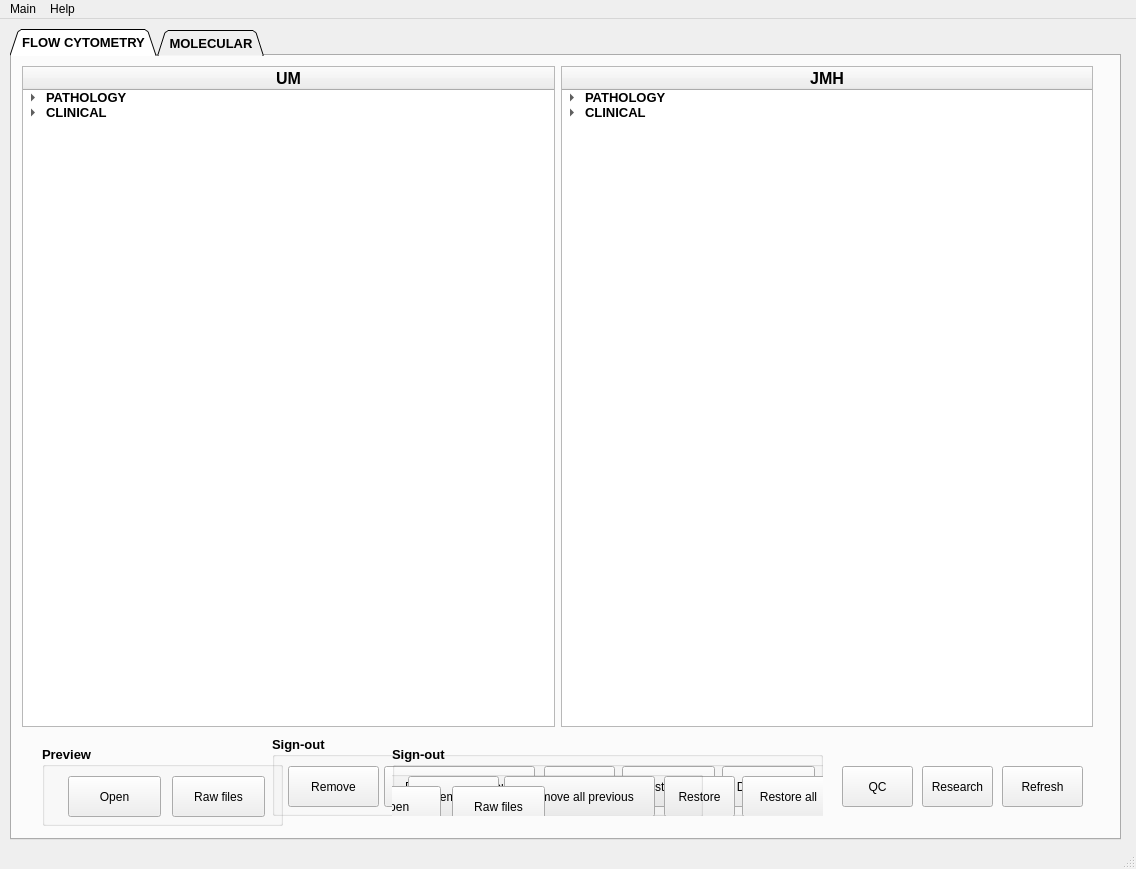
<?xml version="1.0" encoding="UTF-8"?>
<ui version="4.0">
 <class>MainWindow</class>
 <widget class="QMainWindow" name="MainWindow">
  <property name="geometry">
   <rect>
    <x>0</x>
    <y>0</y>
    <width>1136</width>
    <height>869</height>
   </rect>
  </property>
  <property name="windowTitle">
   <string>Flow Cytometry Case Manager</string>
  </property>
  <property name="windowIcon">
   <iconset>
    <normaloff>Untitled.png</normaloff>Untitled.png</iconset>
  </property>
  <widget class="QWidget" name="centralwidget">
   <widget class="QTabWidget" name="tabWidget">
    <property name="enabled">
     <bool>true</bool>
    </property>
    <property name="geometry">
     <rect>
      <x>10</x>
      <y>10</y>
      <width>1111</width>
      <height>811</height>
     </rect>
    </property>
    <property name="font">
     <font>
      <pointsize>10</pointsize>
      <weight>75</weight>
      <italic>false</italic>
      <bold>true</bold>
     </font>
    </property>
    <property name="mouseTracking">
     <bool>false</bool>
    </property>
    <property name="toolTip">
     <string/>
    </property>
    <property name="statusTip">
     <string/>
    </property>
    <property name="tabShape">
     <enum>QTabWidget::Triangular</enum>
    </property>
    <property name="currentIndex">
     <number>0</number>
    </property>
    <property name="movable">
     <bool>true</bool>
    </property>
    <widget class="QWidget" name="tab_jmh">
     <attribute name="title">
      <string>FLOW CYTOMETRY</string>
     </attribute>
     <widget class="QGroupBox" name="groupBox_2">
      <property name="geometry">
       <rect>
        <x>30</x>
        <y>690</y>
        <width>241</width>
        <height>80</height>
       </rect>
      </property>
      <property name="title">
       <string>Preview</string>
      </property>
      <widget class="QPushButton" name="jmh_patho_openbtn">
       <property name="geometry">
        <rect>
         <x>26</x>
         <y>30</y>
         <width>93</width>
         <height>41</height>
        </rect>
       </property>
       <property name="font">
        <font>
         <pointsize>9</pointsize>
         <weight>50</weight>
         <bold>false</bold>
        </font>
       </property>
       <property name="text">
        <string>Open</string>
       </property>
      </widget>
      <widget class="QPushButton" name="jmh_patho_openbtn_2">
       <property name="geometry">
        <rect>
         <x>130</x>
         <y>30</y>
         <width>93</width>
         <height>41</height>
        </rect>
       </property>
       <property name="font">
        <font>
         <pointsize>9</pointsize>
         <weight>50</weight>
         <bold>false</bold>
        </font>
       </property>
       <property name="text">
        <string>Raw files</string>
       </property>
      </widget>
     </widget>
     <widget class="QGroupBox" name="groupBox">
      <property name="geometry">
       <rect>
        <x>260</x>
        <y>680</y>
        <width>551</width>
        <height>80</height>
       </rect>
      </property>
      <property name="title">
       <string>Sign-out</string>
      </property>
      <widget class="QPushButton" name="jmh_patho_removebtn">
       <property name="geometry">
        <rect>
         <x>16</x>
         <y>30</y>
         <width>91</width>
         <height>41</height>
        </rect>
       </property>
       <property name="font">
        <font>
         <pointsize>9</pointsize>
         <weight>50</weight>
         <bold>false</bold>
        </font>
       </property>
       <property name="text">
        <string>Remove</string>
       </property>
      </widget>
      <widget class="QPushButton" name="jmh_patho_removeprevbtn">
       <property name="geometry">
        <rect>
         <x>112</x>
         <y>30</y>
         <width>151</width>
         <height>41</height>
        </rect>
       </property>
       <property name="font">
        <font>
         <pointsize>9</pointsize>
         <weight>50</weight>
         <bold>false</bold>
        </font>
       </property>
       <property name="text">
        <string>Remove all previous</string>
       </property>
      </widget>
      <widget class="QPushButton" name="jmh_patho_donebtn">
       <property name="geometry">
        <rect>
         <x>272</x>
         <y>30</y>
         <width>71</width>
         <height>41</height>
        </rect>
       </property>
       <property name="font">
        <font>
         <pointsize>9</pointsize>
         <weight>50</weight>
         <bold>false</bold>
        </font>
       </property>
       <property name="text">
        <string>Restore</string>
       </property>
      </widget>
      <widget class="QPushButton" name="jmh_patho_donebtn_2">
       <property name="geometry">
        <rect>
         <x>450</x>
         <y>30</y>
         <width>93</width>
         <height>41</height>
        </rect>
       </property>
       <property name="font">
        <font>
         <pointsize>9</pointsize>
         <weight>50</weight>
         <bold>false</bold>
        </font>
       </property>
       <property name="text">
        <string>Done cases</string>
       </property>
      </widget>
      <widget class="QPushButton" name="jmh_patho_donebtn_3">
       <property name="geometry">
        <rect>
         <x>350</x>
         <y>30</y>
         <width>93</width>
         <height>41</height>
        </rect>
       </property>
       <property name="font">
        <font>
         <pointsize>9</pointsize>
         <weight>50</weight>
         <bold>false</bold>
        </font>
       </property>
       <property name="text">
        <string>Restore all</string>
       </property>
      </widget>
      <widget class="QGroupBox" name="groupBox_3">
       <property name="geometry">
        <rect>
         <x>120</x>
         <y>10</y>
         <width>551</width>
         <height>80</height>
        </rect>
       </property>
       <property name="title">
        <string>Sign-out</string>
       </property>
       <widget class="QPushButton" name="jmh_patho_removebtn_2">
        <property name="geometry">
         <rect>
          <x>16</x>
          <y>30</y>
          <width>91</width>
          <height>41</height>
         </rect>
        </property>
        <property name="font">
         <font>
          <pointsize>9</pointsize>
          <weight>50</weight>
          <bold>false</bold>
         </font>
        </property>
        <property name="text">
         <string>Remove</string>
        </property>
       </widget>
       <widget class="QPushButton" name="jmh_patho_removeprevbtn_2">
        <property name="geometry">
         <rect>
          <x>112</x>
          <y>30</y>
          <width>151</width>
          <height>41</height>
         </rect>
        </property>
        <property name="font">
         <font>
          <pointsize>9</pointsize>
          <weight>50</weight>
          <bold>false</bold>
         </font>
        </property>
        <property name="text">
         <string>Remove all previous</string>
        </property>
       </widget>
       <widget class="QPushButton" name="jmh_patho_donebtn_4">
        <property name="geometry">
         <rect>
          <x>272</x>
          <y>30</y>
          <width>71</width>
          <height>41</height>
         </rect>
        </property>
        <property name="font">
         <font>
          <pointsize>9</pointsize>
          <weight>50</weight>
          <bold>false</bold>
         </font>
        </property>
        <property name="text">
         <string>Restore</string>
        </property>
       </widget>
       <widget class="QPushButton" name="jmh_patho_donebtn_5">
        <property name="geometry">
         <rect>
          <x>450</x>
          <y>30</y>
          <width>93</width>
          <height>41</height>
         </rect>
        </property>
        <property name="font">
         <font>
          <pointsize>9</pointsize>
          <weight>50</weight>
          <bold>false</bold>
         </font>
        </property>
        <property name="text">
         <string>Done cases</string>
        </property>
       </widget>
       <widget class="QPushButton" name="jmh_patho_donebtn_6">
        <property name="geometry">
         <rect>
          <x>350</x>
          <y>30</y>
          <width>93</width>
          <height>41</height>
         </rect>
        </property>
        <property name="font">
         <font>
          <pointsize>9</pointsize>
          <weight>50</weight>
          <bold>false</bold>
         </font>
        </property>
        <property name="text">
         <string>Restore all</string>
        </property>
       </widget>
       <widget class="QGroupBox" name="groupBox_4">
        <property name="geometry">
         <rect>
          <x>-70</x>
          <y>10</y>
          <width>381</width>
          <height>61</height>
         </rect>
        </property>
        <property name="title">
         <string>Preview</string>
        </property>
        <widget class="QPushButton" name="jmh_patho_openbtn_3">
         <property name="geometry">
          <rect>
           <x>26</x>
           <y>30</y>
           <width>93</width>
           <height>41</height>
          </rect>
         </property>
         <property name="font">
          <font>
           <pointsize>9</pointsize>
           <weight>50</weight>
           <bold>false</bold>
          </font>
         </property>
         <property name="text">
          <string>Open</string>
         </property>
        </widget>
        <widget class="QPushButton" name="jmh_patho_openbtn_4">
         <property name="geometry">
          <rect>
           <x>130</x>
           <y>30</y>
           <width>93</width>
           <height>41</height>
          </rect>
         </property>
         <property name="font">
          <font>
           <pointsize>9</pointsize>
           <weight>50</weight>
           <bold>false</bold>
          </font>
         </property>
         <property name="text">
          <string>Raw files</string>
         </property>
        </widget>
       </widget>
      </widget>
      <widget class="QWidget" name="horizontalLayoutWidget_2">
       <property name="geometry">
        <rect>
         <x>-250</x>
         <y>-670</y>
         <width>1071</width>
         <height>661</height>
        </rect>
       </property>
       <layout class="QHBoxLayout" name="horizontalLayout_2">
        <item>
         <widget class="QTreeWidget" name="treeWidget_3">
          <column>
           <property name="text">
            <string>UM</string>
           </property>
           <property name="font">
            <font>
             <pointsize>12</pointsize>
             <weight>75</weight>
             <bold>true</bold>
            </font>
           </property>
           <property name="textAlignment">
            <set>AlignHCenter|AlignVCenter|AlignCenter</set>
           </property>
          </column>
          <item>
           <property name="text">
            <string>PATHOLOGY</string>
           </property>
           <item>
            <property name="text">
             <string>BONE MARROWS</string>
            </property>
            <item>
             <property name="text">
              <string>case</string>
             </property>
            </item>
            <item>
             <property name="text">
              <string>case</string>
             </property>
            </item>
           </item>
           <item>
            <property name="text">
             <string>TISSUE</string>
            </property>
            <item>
             <property name="text">
              <string>case</string>
             </property>
            </item>
           </item>
          </item>
          <item>
           <property name="text">
            <string>CLINICAL</string>
           </property>
           <item>
            <property name="text">
             <string>PNH</string>
            </property>
           </item>
           <item>
            <property name="text">
             <string>CD34</string>
            </property>
           </item>
           <item>
            <property name="text">
             <string>DNA</string>
            </property>
           </item>
          </item>
         </widget>
        </item>
        <item>
         <widget class="QTreeWidget" name="treeWidget_4">
          <column>
           <property name="text">
            <string>JMH</string>
           </property>
           <property name="font">
            <font>
             <pointsize>12</pointsize>
             <weight>75</weight>
             <bold>true</bold>
            </font>
           </property>
           <property name="textAlignment">
            <set>AlignHCenter|AlignVCenter|AlignCenter</set>
           </property>
          </column>
          <item>
           <property name="text">
            <string>PATHOLOGY</string>
           </property>
           <item>
            <property name="text">
             <string>BONE MARROWS</string>
            </property>
            <item>
             <property name="text">
              <string>case</string>
             </property>
            </item>
            <item>
             <property name="text">
              <string>case</string>
             </property>
            </item>
           </item>
           <item>
            <property name="text">
             <string>TISSUE</string>
            </property>
            <item>
             <property name="text">
              <string>case</string>
             </property>
            </item>
           </item>
          </item>
          <item>
           <property name="text">
            <string>CLINICAL</string>
           </property>
           <item>
            <property name="text">
             <string>PNH</string>
            </property>
           </item>
           <item>
            <property name="text">
             <string>CD34</string>
            </property>
           </item>
           <item>
            <property name="text">
             <string>DNA</string>
            </property>
           </item>
          </item>
         </widget>
        </item>
       </layout>
      </widget>
     </widget>
     <widget class="QPushButton" name="qc_btn">
      <property name="geometry">
       <rect>
        <x>830</x>
        <y>710</y>
        <width>71</width>
        <height>41</height>
       </rect>
      </property>
      <property name="font">
       <font>
        <pointsize>9</pointsize>
        <weight>50</weight>
        <bold>false</bold>
       </font>
      </property>
      <property name="text">
       <string>QC</string>
      </property>
     </widget>
     <widget class="QToolButton" name="jmh_patho_refresh">
      <property name="geometry">
       <rect>
        <x>990</x>
        <y>710</y>
        <width>81</width>
        <height>41</height>
       </rect>
      </property>
      <property name="font">
       <font>
        <pointsize>9</pointsize>
        <weight>50</weight>
        <bold>false</bold>
       </font>
      </property>
      <property name="text">
       <string>Refresh</string>
      </property>
     </widget>
     <widget class="QPushButton" name="rxh_btn">
      <property name="geometry">
       <rect>
        <x>910</x>
        <y>710</y>
        <width>71</width>
        <height>41</height>
       </rect>
      </property>
      <property name="font">
       <font>
        <pointsize>9</pointsize>
        <weight>50</weight>
        <bold>false</bold>
       </font>
      </property>
      <property name="text">
       <string>Research</string>
      </property>
     </widget>
     <widget class="QWidget" name="horizontalLayoutWidget">
      <property name="geometry">
       <rect>
        <x>10</x>
        <y>10</y>
        <width>1071</width>
        <height>661</height>
       </rect>
      </property>
      <layout class="QHBoxLayout" name="horizontalLayout">
       <item>
        <widget class="QTreeWidget" name="treeWidget">
         <column>
          <property name="text">
           <string>UM</string>
          </property>
          <property name="font">
           <font>
            <pointsize>12</pointsize>
            <weight>75</weight>
            <bold>true</bold>
           </font>
          </property>
          <property name="textAlignment">
           <set>AlignHCenter|AlignVCenter|AlignCenter</set>
          </property>
         </column>
         <item>
          <property name="text">
           <string>PATHOLOGY</string>
          </property>
          <item>
           <property name="text">
            <string>BONE MARROWS</string>
           </property>
           <item>
            <property name="text">
             <string>case</string>
            </property>
           </item>
           <item>
            <property name="text">
             <string>case</string>
            </property>
           </item>
          </item>
          <item>
           <property name="text">
            <string>TISSUE</string>
           </property>
           <item>
            <property name="text">
             <string>case</string>
            </property>
           </item>
          </item>
         </item>
         <item>
          <property name="text">
           <string>CLINICAL</string>
          </property>
          <item>
           <property name="text">
            <string>PNH</string>
           </property>
          </item>
          <item>
           <property name="text">
            <string>CD34</string>
           </property>
          </item>
          <item>
           <property name="text">
            <string>DNA</string>
           </property>
          </item>
         </item>
        </widget>
       </item>
       <item>
        <widget class="QTreeWidget" name="treeWidget_2">
         <column>
          <property name="text">
           <string>JMH</string>
          </property>
          <property name="font">
           <font>
            <pointsize>12</pointsize>
            <weight>75</weight>
            <bold>true</bold>
           </font>
          </property>
          <property name="textAlignment">
           <set>AlignHCenter|AlignVCenter|AlignCenter</set>
          </property>
         </column>
         <item>
          <property name="text">
           <string>PATHOLOGY</string>
          </property>
          <item>
           <property name="text">
            <string>BONE MARROWS</string>
           </property>
           <item>
            <property name="text">
             <string>case</string>
            </property>
           </item>
           <item>
            <property name="text">
             <string>case</string>
            </property>
           </item>
          </item>
          <item>
           <property name="text">
            <string>TISSUE</string>
           </property>
           <item>
            <property name="text">
             <string>case</string>
            </property>
           </item>
          </item>
         </item>
         <item>
          <property name="text">
           <string>CLINICAL</string>
          </property>
          <item>
           <property name="text">
            <string>PNH</string>
           </property>
          </item>
          <item>
           <property name="text">
            <string>CD34</string>
           </property>
          </item>
          <item>
           <property name="text">
            <string>DNA</string>
           </property>
          </item>
         </item>
        </widget>
       </item>
      </layout>
     </widget>
    </widget>
    <widget class="QWidget" name="tab_um">
     <attribute name="title">
      <string>MOLECULAR</string>
     </attribute>
     <widget class="QWidget" name="horizontalLayoutWidget_3">
      <property name="geometry">
       <rect>
        <x>10</x>
        <y>10</y>
        <width>1071</width>
        <height>661</height>
       </rect>
      </property>
      <layout class="QHBoxLayout" name="horizontalLayout_3">
       <item>
        <widget class="QTreeWidget" name="treeWidget_5">
         <column>
          <property name="text">
           <string>UM</string>
          </property>
          <property name="font">
           <font>
            <pointsize>12</pointsize>
            <weight>75</weight>
            <bold>true</bold>
           </font>
          </property>
          <property name="textAlignment">
           <set>AlignHCenter|AlignVCenter|AlignCenter</set>
          </property>
         </column>
         <item>
          <property name="text">
           <string>CLONALITY</string>
          </property>
          <item>
           <property name="text">
            <string>case</string>
           </property>
          </item>
          <item>
           <property name="text">
            <string>case</string>
           </property>
          </item>
         </item>
         <item>
          <property name="text">
           <string>MSI</string>
          </property>
          <item>
           <property name="text">
            <string>case</string>
           </property>
          </item>
          <item>
           <property name="text">
            <string>case</string>
           </property>
          </item>
         </item>
         <item>
          <property name="text">
           <string>JAK2</string>
          </property>
         </item>
         <item>
          <property name="text">
           <string>KRAS</string>
          </property>
         </item>
         <item>
          <property name="text">
           <string>BRAF</string>
          </property>
         </item>
         <item>
          <property name="text">
           <string>ECT</string>
          </property>
         </item>
        </widget>
       </item>
      </layout>
     </widget>
     <widget class="QGroupBox" name="groupBox_5">
      <property name="geometry">
       <rect>
        <x>250</x>
        <y>690</y>
        <width>551</width>
        <height>80</height>
       </rect>
      </property>
      <property name="title">
       <string>Sign-out</string>
      </property>
      <widget class="QPushButton" name="jmh_patho_removebtn_4">
       <property name="geometry">
        <rect>
         <x>16</x>
         <y>30</y>
         <width>91</width>
         <height>41</height>
        </rect>
       </property>
       <property name="font">
        <font>
         <pointsize>9</pointsize>
         <weight>50</weight>
         <bold>false</bold>
        </font>
       </property>
       <property name="text">
        <string>Remove</string>
       </property>
      </widget>
      <widget class="QPushButton" name="jmh_patho_removeprevbtn_4">
       <property name="geometry">
        <rect>
         <x>112</x>
         <y>30</y>
         <width>151</width>
         <height>41</height>
        </rect>
       </property>
       <property name="font">
        <font>
         <pointsize>9</pointsize>
         <weight>50</weight>
         <bold>false</bold>
        </font>
       </property>
       <property name="text">
        <string>Remove all previous</string>
       </property>
      </widget>
      <widget class="QPushButton" name="jmh_patho_donebtn_10">
       <property name="geometry">
        <rect>
         <x>272</x>
         <y>30</y>
         <width>71</width>
         <height>41</height>
        </rect>
       </property>
       <property name="font">
        <font>
         <pointsize>9</pointsize>
         <weight>50</weight>
         <bold>false</bold>
        </font>
       </property>
       <property name="text">
        <string>Restore</string>
       </property>
      </widget>
      <widget class="QPushButton" name="jmh_patho_donebtn_11">
       <property name="geometry">
        <rect>
         <x>450</x>
         <y>30</y>
         <width>93</width>
         <height>41</height>
        </rect>
       </property>
       <property name="font">
        <font>
         <pointsize>9</pointsize>
         <weight>50</weight>
         <bold>false</bold>
        </font>
       </property>
       <property name="text">
        <string>Done cases</string>
       </property>
      </widget>
      <widget class="QPushButton" name="jmh_patho_donebtn_12">
       <property name="geometry">
        <rect>
         <x>350</x>
         <y>30</y>
         <width>93</width>
         <height>41</height>
        </rect>
       </property>
       <property name="font">
        <font>
         <pointsize>9</pointsize>
         <weight>50</weight>
         <bold>false</bold>
        </font>
       </property>
       <property name="text">
        <string>Restore all</string>
       </property>
      </widget>
     </widget>
     <widget class="QGroupBox" name="groupBox_6">
      <property name="geometry">
       <rect>
        <x>400</x>
        <y>1370</y>
        <width>241</width>
        <height>80</height>
       </rect>
      </property>
      <property name="title">
       <string>Preview</string>
      </property>
      <widget class="QPushButton" name="jmh_patho_openbtn_7">
       <property name="geometry">
        <rect>
         <x>26</x>
         <y>30</y>
         <width>93</width>
         <height>41</height>
        </rect>
       </property>
       <property name="font">
        <font>
         <pointsize>9</pointsize>
         <weight>50</weight>
         <bold>false</bold>
        </font>
       </property>
       <property name="text">
        <string>Open</string>
       </property>
      </widget>
      <widget class="QPushButton" name="jmh_patho_openbtn_8">
       <property name="geometry">
        <rect>
         <x>130</x>
         <y>30</y>
         <width>93</width>
         <height>41</height>
        </rect>
       </property>
       <property name="font">
        <font>
         <pointsize>9</pointsize>
         <weight>50</weight>
         <bold>false</bold>
        </font>
       </property>
       <property name="text">
        <string>Raw files</string>
       </property>
      </widget>
     </widget>
     <widget class="QGroupBox" name="groupBox_7">
      <property name="geometry">
       <rect>
        <x>10</x>
        <y>690</y>
        <width>241</width>
        <height>80</height>
       </rect>
      </property>
      <property name="title">
       <string>Preview</string>
      </property>
      <widget class="QPushButton" name="jmh_patho_openbtn_9">
       <property name="geometry">
        <rect>
         <x>26</x>
         <y>30</y>
         <width>93</width>
         <height>41</height>
        </rect>
       </property>
       <property name="font">
        <font>
         <pointsize>9</pointsize>
         <weight>50</weight>
         <bold>false</bold>
        </font>
       </property>
       <property name="text">
        <string>Open</string>
       </property>
      </widget>
      <widget class="QPushButton" name="jmh_patho_openbtn_10">
       <property name="geometry">
        <rect>
         <x>130</x>
         <y>30</y>
         <width>93</width>
         <height>41</height>
        </rect>
       </property>
       <property name="font">
        <font>
         <pointsize>9</pointsize>
         <weight>50</weight>
         <bold>false</bold>
        </font>
       </property>
       <property name="text">
        <string>Raw files</string>
       </property>
      </widget>
     </widget>
     <widget class="QToolButton" name="jmh_patho_refresh_2">
      <property name="geometry">
       <rect>
        <x>980</x>
        <y>720</y>
        <width>81</width>
        <height>41</height>
       </rect>
      </property>
      <property name="font">
       <font>
        <pointsize>9</pointsize>
        <weight>50</weight>
        <bold>false</bold>
       </font>
      </property>
      <property name="text">
       <string>Refresh</string>
      </property>
     </widget>
     <widget class="QPushButton" name="rxh_btn_2">
      <property name="geometry">
       <rect>
        <x>900</x>
        <y>720</y>
        <width>71</width>
        <height>41</height>
       </rect>
      </property>
      <property name="font">
       <font>
        <pointsize>9</pointsize>
        <weight>50</weight>
        <bold>false</bold>
       </font>
      </property>
      <property name="text">
       <string>Research</string>
      </property>
     </widget>
     <widget class="QPushButton" name="qc_btn_2">
      <property name="geometry">
       <rect>
        <x>820</x>
        <y>720</y>
        <width>71</width>
        <height>41</height>
       </rect>
      </property>
      <property name="font">
       <font>
        <pointsize>9</pointsize>
        <weight>50</weight>
        <bold>false</bold>
       </font>
      </property>
      <property name="text">
       <string>QC</string>
      </property>
     </widget>
    </widget>
   </widget>
   <zorder>tabWidget</zorder>
   <zorder>groupBox_2</zorder>
  </widget>
  <widget class="QMenuBar" name="menubar">
   <property name="geometry">
    <rect>
     <x>0</x>
     <y>0</y>
     <width>1136</width>
     <height>22</height>
    </rect>
   </property>
   <widget class="QMenu" name="menuMain">
    <property name="title">
     <string>Main</string>
    </property>
    <addaction name="actionNew_server"/>
   </widget>
   <widget class="QMenu" name="menuHelp">
    <property name="title">
     <string>Help</string>
    </property>
    <addaction name="actionManual"/>
   </widget>
   <addaction name="menuMain"/>
   <addaction name="menuHelp"/>
  </widget>
  <widget class="QStatusBar" name="statusbar"/>
  <action name="actionNew_server">
   <property name="text">
    <string>New server</string>
   </property>
  </action>
  <action name="actionManual">
   <property name="text">
    <string>Manual</string>
   </property>
  </action>
 </widget>
 <resources/>
 <connections/>
</ui>
